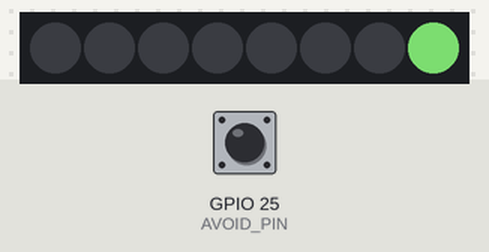
Simulated run of this sketch. Board: ESP32. Shown: 8 RGB LEDs in strip order, left to right. The test bench sets the inputs (shaded band); at power-on: GPIO 25 (AVOID_PIN) HIGH. Dim RGB values are drawn brighter than linear; random numbers use the default seed unless the sketch sets one.

Above: at 2.4 s.
2.5 s: GPIO 25 (AVOID_PIN) pulled LOW for 1 s
At 4.06 s:
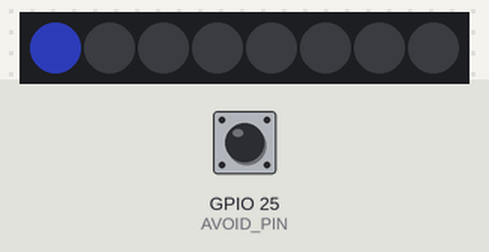
5.0 s: GPIO 25 (AVOID_PIN) pulled LOW for 1 s
At 5.01 s:
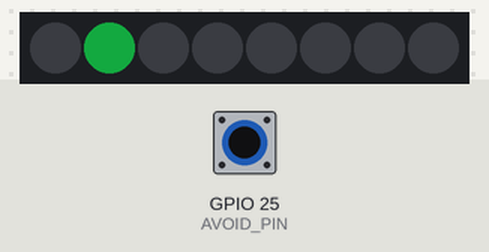
7.5 s: GPIO 25 (AVOID_PIN) pulled LOW for 3.2 s
At 11.28 s:
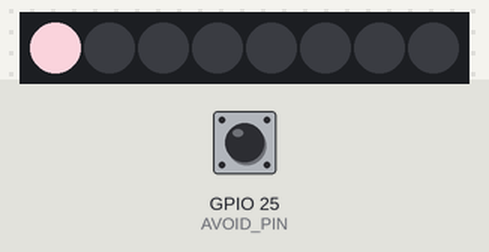
Timing chart, 0 to 55.6 s (numbered marks = the images above; inputs shaded):
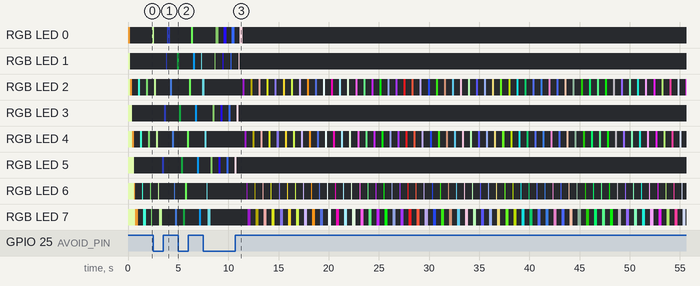

The sketch:

6.2_flowing_light.ino
```cpp
#include <Adafruit_NeoPixel.h>

// Set the number of pixels for the running light
#define NUM_PIXELS 8

// Set the data pin for the RGB LED strip
#define DATA_PIN 14

// Initialize the RGB LED strip object
Adafruit_NeoPixel pixels(NUM_PIXELS, DATA_PIN, NEO_GRB + NEO_KHZ800);

// Initialize the avoid sensor
#define AVOID_PIN 25

void setup() {
  // Initialize the RGB LED strip
  pixels.begin();

  // Initialize the avoid sensor
  pinMode(AVOID_PIN, INPUT_PULLUP);

  // Set the initial LED color
  uint32_t color = pixels.Color(random(256), random(256), random(256));
  pixels.fill(color);
  pixels.show();
}

void loop() {
  // Read the input from the infrared sensor
  bool avoid_value = digitalRead(AVOID_PIN);

  // Generate a random color for the current pixel
  uint32_t color = pixels.Color(random(256), random(256), random(256));

  // If no obstacle is detected
  if (avoid_value) {
    for (int i = 0; i < NUM_PIXELS; i++) {
      // Turn on the current pixel with the random color
      pixels.setPixelColor(i, color);

      // Update the RGB LED strip display
      pixels.show();

      // Turn off the current pixel
      pixels.setPixelColor(i, 0);
      delay(100);
    }
  }
  // If detects an obstacle, change the direction of the LED strip
  else {
    for (int i = NUM_PIXELS - 1; i >= 0; i--) {
      pixels.setPixelColor(i, color);
      pixels.show();
      pixels.setPixelColor(i, 0);
      delay(100);
    }
  }
}
```
